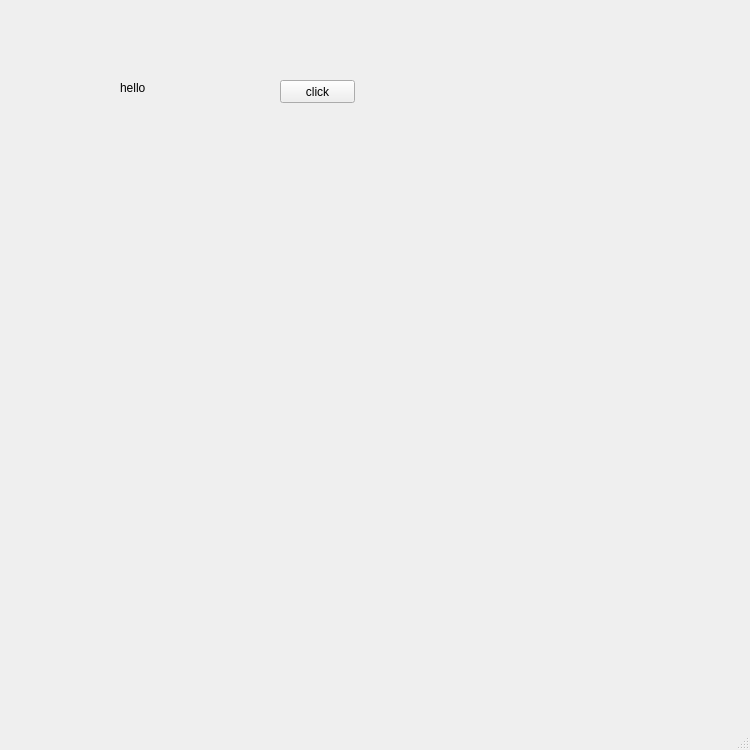
<?xml version="1.0" encoding="UTF-8"?>
<ui version="4.0">
 <class>MainWindow</class>
 <widget class="QMainWindow" name="MainWindow">
  <property name="geometry">
   <rect>
    <x>0</x>
    <y>0</y>
    <width>750</width>
    <height>750</height>
   </rect>
  </property>
  <property name="windowTitle">
   <string>MainWindow</string>
  </property>
  <widget class="QWidget" name="centralwidget">
   <widget class="QLabel" name="lbl">
    <property name="geometry">
     <rect>
      <x>120</x>
      <y>80</y>
      <width>131</width>
      <height>16</height>
     </rect>
    </property>
    <property name="text">
     <string>hello</string>
    </property>
   </widget>
   <widget class="QPushButton" name="pb">
    <property name="geometry">
     <rect>
      <x>280</x>
      <y>80</y>
      <width>75</width>
      <height>23</height>
     </rect>
    </property>
    <property name="text">
     <string>click</string>
    </property>
   </widget>
  </widget>
  <widget class="QMenuBar" name="menubar">
   <property name="geometry">
    <rect>
     <x>0</x>
     <y>0</y>
     <width>519</width>
     <height>21</height>
    </rect>
   </property>
  </widget>
  <widget class="QStatusBar" name="statusbar"/>
 </widget>
 <resources/>
 <connections/>
</ui>
